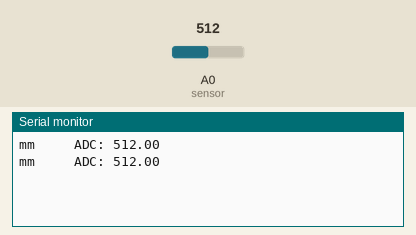
A sketch run on a simulated Arduino Uno, built with avr-gcc and run on an emulated ATmega328P. On the bench: the last lines printed to the serial monitor. The test bench sets the inputs (shaded band); at power-on: A0 (sensor) = 512.

Above: at 2.8 s.
2.9 s: A0 (sensor) set to 716
At 4.5 s:
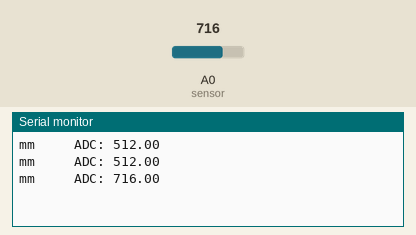
5.6 s: A0 (sensor) set to 900
At 7.2 s:
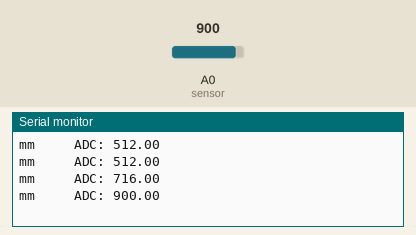
Timing chart, 0 to 8.7 s (numbered marks = the images above; inputs shaded):
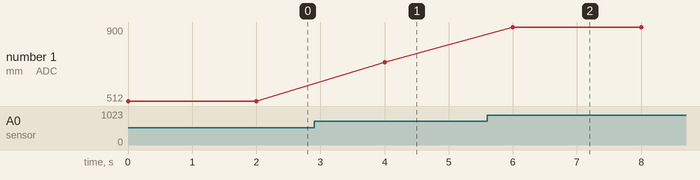

Measured:
- after the input at 2.9 s, the serial monitor: prints a new line after 1.1 s (image 1)
- after the input at 5.6 s, the serial monitor: prints a new line after 0.40 s (image 2)
- plotted number 1: 512 → 716 after the input at 2.9 s, 716 → 900 after the input at 5.6 s

The sketch:

Calibracion_SCD.ino
```cpp
int sensor = A0;
float measure = 0;
void setup() {
  // Comunicación seria a 9600 baudios
  Serial.begin(9600);
}


void loop() {

  measure = analogRead(sensor);

  if(1){// Para calibrar sensor de Distancia
      //Serial.print(distancia(measurement));
      Serial.print("mm     ADC: ");
      Serial.println(measure);
      delay(2000);
    }

}

float distancia(int n)
{
  long suma=0;
  for(int i=0;i<n;i++)
  {
    suma=suma+analogRead(A0);
  }
  float adc=suma/n;
  float distancia_cm = 17569.7 * pow(adc, -1.2062);
  return(distancia_cm);
}
```
